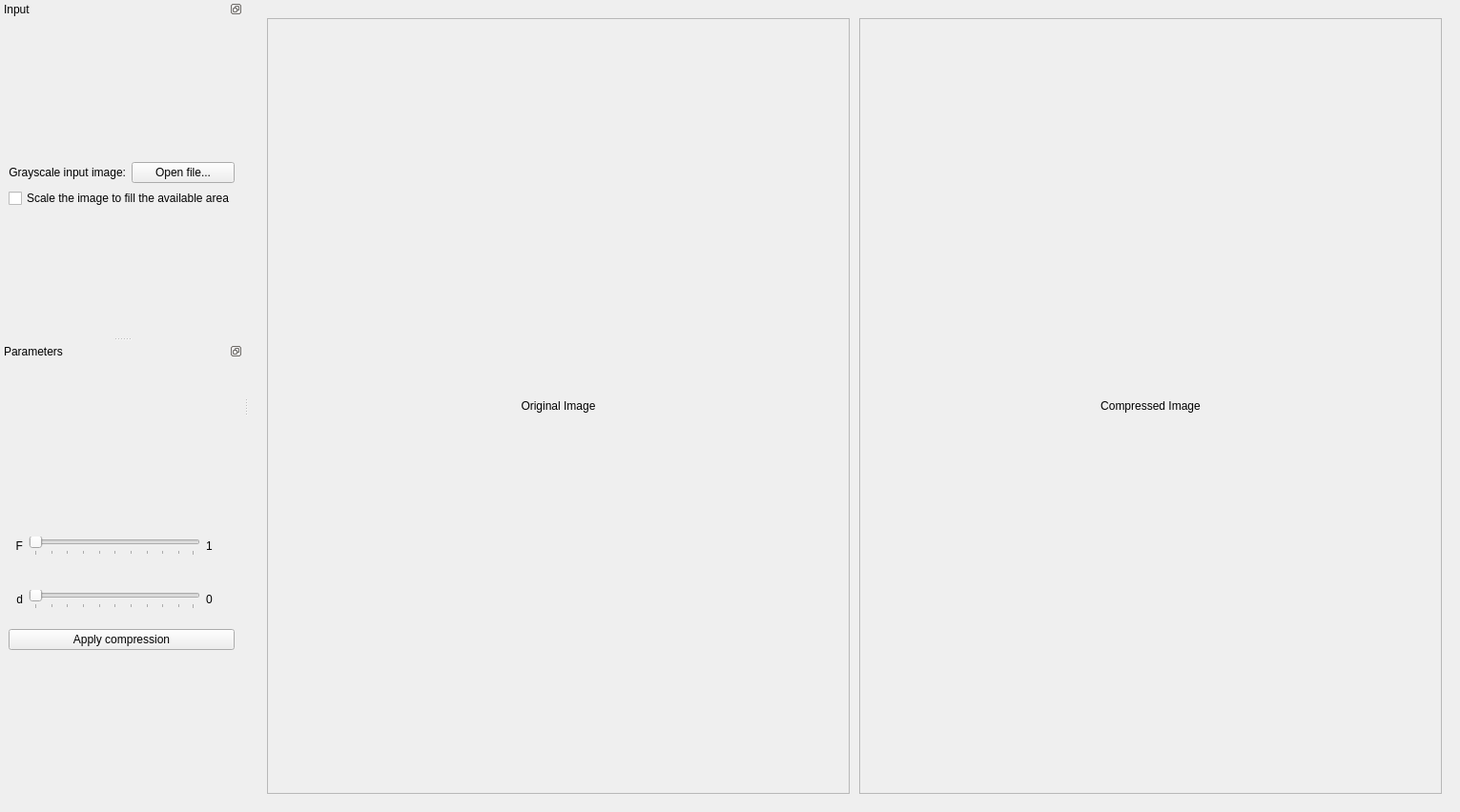
<?xml version="1.0" encoding="UTF-8"?>
<ui version="4.0">
 <class>MainWindow</class>
 <widget class="QMainWindow" name="MainWindow">
  <property name="geometry">
   <rect>
    <x>0</x>
    <y>0</y>
    <width>1531</width>
    <height>852</height>
   </rect>
  </property>
  <property name="windowTitle">
   <string>MainWindow</string>
  </property>
  <widget class="QWidget" name="mainView">
   <layout class="QHBoxLayout" name="horizontalLayout_3">
    <item>
     <layout class="QHBoxLayout" name="horizontalLayout" stretch="0,0">
      <property name="spacing">
       <number>10</number>
      </property>
      <property name="sizeConstraint">
       <enum>QLayout::SetMaximumSize</enum>
      </property>
      <property name="leftMargin">
       <number>10</number>
      </property>
      <property name="topMargin">
       <number>10</number>
      </property>
      <property name="rightMargin">
       <number>10</number>
      </property>
      <property name="bottomMargin">
       <number>10</number>
      </property>
      <item>
       <widget class="ResizableAspectRatioLabel" name="originalImage">
        <property name="sizePolicy">
         <sizepolicy hsizetype="Expanding" vsizetype="Expanding">
          <horstretch>1</horstretch>
          <verstretch>1</verstretch>
         </sizepolicy>
        </property>
        <property name="minimumSize">
         <size>
          <width>500</width>
          <height>0</height>
         </size>
        </property>
        <property name="frameShape">
         <enum>QFrame::StyledPanel</enum>
        </property>
        <property name="text">
         <string>Original Image</string>
        </property>
        <property name="textFormat">
         <enum>Qt::RichText</enum>
        </property>
        <property name="scaledContents">
         <bool>true</bool>
        </property>
        <property name="alignment">
         <set>Qt::AlignCenter</set>
        </property>
        <property name="margin">
         <number>10</number>
        </property>
       </widget>
      </item>
      <item>
       <widget class="ResizableAspectRatioLabel" name="compressedImage">
        <property name="sizePolicy">
         <sizepolicy hsizetype="Expanding" vsizetype="Expanding">
          <horstretch>1</horstretch>
          <verstretch>1</verstretch>
         </sizepolicy>
        </property>
        <property name="minimumSize">
         <size>
          <width>500</width>
          <height>0</height>
         </size>
        </property>
        <property name="frameShape">
         <enum>QFrame::StyledPanel</enum>
        </property>
        <property name="frameShadow">
         <enum>QFrame::Plain</enum>
        </property>
        <property name="text">
         <string>Compressed Image</string>
        </property>
        <property name="textFormat">
         <enum>Qt::RichText</enum>
        </property>
        <property name="alignment">
         <set>Qt::AlignCenter</set>
        </property>
        <property name="margin">
         <number>10</number>
        </property>
       </widget>
      </item>
     </layout>
    </item>
   </layout>
  </widget>
  <widget class="QDockWidget" name="inputDock">
   <property name="sizePolicy">
    <sizepolicy hsizetype="Preferred" vsizetype="Preferred">
     <horstretch>0</horstretch>
     <verstretch>1</verstretch>
    </sizepolicy>
   </property>
   <property name="features">
    <set>QDockWidget::DockWidgetFloatable|QDockWidget::DockWidgetMovable</set>
   </property>
   <property name="allowedAreas">
    <set>Qt::LeftDockWidgetArea|Qt::RightDockWidgetArea</set>
   </property>
   <property name="windowTitle">
    <string>Input</string>
   </property>
   <attribute name="dockWidgetArea">
    <number>1</number>
   </attribute>
   <widget class="QWidget" name="inputLayout">
    <layout class="QVBoxLayout" name="verticalLayout_3">
     <item>
      <spacer name="spacer_3">
       <property name="orientation">
        <enum>Qt::Vertical</enum>
       </property>
       <property name="sizeHint" stdset="0">
        <size>
         <width>20</width>
         <height>40</height>
        </size>
       </property>
      </spacer>
     </item>
     <item>
      <layout class="QHBoxLayout" name="horizontalLayout_2">
       <property name="topMargin">
        <number>15</number>
       </property>
       <item>
        <widget class="QLabel" name="label">
         <property name="text">
          <string>Grayscale input image:</string>
         </property>
         <property name="alignment">
          <set>Qt::AlignRight|Qt::AlignTrailing|Qt::AlignVCenter</set>
         </property>
        </widget>
       </item>
       <item>
        <widget class="QPushButton" name="openFile">
         <property name="text">
          <string>Open file...</string>
         </property>
        </widget>
       </item>
      </layout>
     </item>
     <item>
      <widget class="QCheckBox" name="scaleImage">
       <property name="text">
        <string>Scale the image to fill the available area</string>
       </property>
      </widget>
     </item>
     <item>
      <spacer name="spacer_4">
       <property name="orientation">
        <enum>Qt::Vertical</enum>
       </property>
       <property name="sizeHint" stdset="0">
        <size>
         <width>20</width>
         <height>40</height>
        </size>
       </property>
      </spacer>
     </item>
    </layout>
   </widget>
  </widget>
  <widget class="QDockWidget" name="controlsDock">
   <property name="sizePolicy">
    <sizepolicy hsizetype="Preferred" vsizetype="Preferred">
     <horstretch>0</horstretch>
     <verstretch>1</verstretch>
    </sizepolicy>
   </property>
   <property name="floating">
    <bool>false</bool>
   </property>
   <property name="features">
    <set>QDockWidget::DockWidgetFloatable|QDockWidget::DockWidgetMovable</set>
   </property>
   <property name="allowedAreas">
    <set>Qt::LeftDockWidgetArea|Qt::RightDockWidgetArea</set>
   </property>
   <property name="windowTitle">
    <string>Parameters</string>
   </property>
   <attribute name="dockWidgetArea">
    <number>1</number>
   </attribute>
   <widget class="QWidget" name="controlsLayout">
    <layout class="QVBoxLayout" name="verticalLayout">
     <item>
      <spacer name="spacer_2">
       <property name="orientation">
        <enum>Qt::Vertical</enum>
       </property>
       <property name="sizeHint" stdset="0">
        <size>
         <width>20</width>
         <height>40</height>
        </size>
       </property>
      </spacer>
     </item>
     <item>
      <layout class="QHBoxLayout" name="fSliderContainer">
       <property name="sizeConstraint">
        <enum>QLayout::SetMinimumSize</enum>
       </property>
       <property name="leftMargin">
        <number>0</number>
       </property>
       <property name="topMargin">
        <number>15</number>
       </property>
       <property name="rightMargin">
        <number>0</number>
       </property>
       <property name="bottomMargin">
        <number>15</number>
       </property>
       <item>
        <widget class="QLabel" name="fLabel">
         <property name="sizePolicy">
          <sizepolicy hsizetype="Fixed" vsizetype="Preferred">
           <horstretch>0</horstretch>
           <verstretch>0</verstretch>
          </sizepolicy>
         </property>
         <property name="minimumSize">
          <size>
           <width>15</width>
           <height>0</height>
          </size>
         </property>
         <property name="text">
          <string>F</string>
         </property>
         <property name="alignment">
          <set>Qt::AlignRight|Qt::AlignTrailing|Qt::AlignVCenter</set>
         </property>
        </widget>
       </item>
       <item>
        <widget class="QSlider" name="fSlider">
         <property name="enabled">
          <bool>false</bool>
         </property>
         <property name="sizePolicy">
          <sizepolicy hsizetype="MinimumExpanding" vsizetype="Fixed">
           <horstretch>0</horstretch>
           <verstretch>0</verstretch>
          </sizepolicy>
         </property>
         <property name="minimumSize">
          <size>
           <width>150</width>
           <height>0</height>
          </size>
         </property>
         <property name="minimum">
          <number>1</number>
         </property>
         <property name="maximum">
          <number>100</number>
         </property>
         <property name="orientation">
          <enum>Qt::Horizontal</enum>
         </property>
         <property name="tickPosition">
          <enum>QSlider::TicksBelow</enum>
         </property>
         <property name="tickInterval">
          <number>10</number>
         </property>
        </widget>
       </item>
       <item>
        <widget class="QLabel" name="fValue">
         <property name="sizePolicy">
          <sizepolicy hsizetype="Fixed" vsizetype="Preferred">
           <horstretch>0</horstretch>
           <verstretch>0</verstretch>
          </sizepolicy>
         </property>
         <property name="minimumSize">
          <size>
           <width>30</width>
           <height>0</height>
          </size>
         </property>
         <property name="text">
          <string>1</string>
         </property>
        </widget>
       </item>
      </layout>
     </item>
     <item>
      <layout class="QHBoxLayout" name="dSliderContainer" stretch="0,0,0">
       <property name="sizeConstraint">
        <enum>QLayout::SetMinimumSize</enum>
       </property>
       <property name="leftMargin">
        <number>0</number>
       </property>
       <property name="topMargin">
        <number>15</number>
       </property>
       <property name="rightMargin">
        <number>0</number>
       </property>
       <property name="bottomMargin">
        <number>15</number>
       </property>
       <item>
        <widget class="QLabel" name="dLabel">
         <property name="sizePolicy">
          <sizepolicy hsizetype="Fixed" vsizetype="Preferred">
           <horstretch>0</horstretch>
           <verstretch>0</verstretch>
          </sizepolicy>
         </property>
         <property name="minimumSize">
          <size>
           <width>15</width>
           <height>0</height>
          </size>
         </property>
         <property name="frameShape">
          <enum>QFrame::NoFrame</enum>
         </property>
         <property name="midLineWidth">
          <number>0</number>
         </property>
         <property name="text">
          <string>d</string>
         </property>
         <property name="alignment">
          <set>Qt::AlignRight|Qt::AlignTrailing|Qt::AlignVCenter</set>
         </property>
        </widget>
       </item>
       <item>
        <widget class="QSlider" name="dSlider">
         <property name="enabled">
          <bool>false</bool>
         </property>
         <property name="sizePolicy">
          <sizepolicy hsizetype="MinimumExpanding" vsizetype="Fixed">
           <horstretch>0</horstretch>
           <verstretch>0</verstretch>
          </sizepolicy>
         </property>
         <property name="minimumSize">
          <size>
           <width>150</width>
           <height>0</height>
          </size>
         </property>
         <property name="minimum">
          <number>0</number>
         </property>
         <property name="orientation">
          <enum>Qt::Horizontal</enum>
         </property>
         <property name="tickPosition">
          <enum>QSlider::TicksBelow</enum>
         </property>
         <property name="tickInterval">
          <number>10</number>
         </property>
        </widget>
       </item>
       <item>
        <widget class="QLabel" name="dValue">
         <property name="sizePolicy">
          <sizepolicy hsizetype="Fixed" vsizetype="Preferred">
           <horstretch>0</horstretch>
           <verstretch>0</verstretch>
          </sizepolicy>
         </property>
         <property name="minimumSize">
          <size>
           <width>30</width>
           <height>0</height>
          </size>
         </property>
         <property name="text">
          <string>0</string>
         </property>
        </widget>
       </item>
      </layout>
     </item>
     <item>
      <widget class="QPushButton" name="applyButton">
       <property name="sizePolicy">
        <sizepolicy hsizetype="MinimumExpanding" vsizetype="Fixed">
         <horstretch>0</horstretch>
         <verstretch>0</verstretch>
        </sizepolicy>
       </property>
       <property name="baseSize">
        <size>
         <width>0</width>
         <height>0</height>
        </size>
       </property>
       <property name="text">
        <string>Apply compression</string>
       </property>
       <property name="checkable">
        <bool>false</bool>
       </property>
       <property name="flat">
        <bool>false</bool>
       </property>
      </widget>
     </item>
     <item>
      <spacer name="spacer">
       <property name="orientation">
        <enum>Qt::Vertical</enum>
       </property>
       <property name="sizeHint" stdset="0">
        <size>
         <width>20</width>
         <height>40</height>
        </size>
       </property>
      </spacer>
     </item>
    </layout>
   </widget>
  </widget>
  <action name="action_Open_file">
   <property name="text">
    <string>&amp;Open file...</string>
   </property>
   <property name="shortcut">
    <string>Ctrl+O</string>
   </property>
  </action>
  <action name="action_View_Controls">
   <property name="text">
    <string>Controls</string>
   </property>
  </action>
 </widget>
 <customwidgets>
  <customwidget>
   <class>ResizableAspectRatioLabel</class>
   <extends>QLabel</extends>
   <header>widgets.resizable_aspect_ratio_label.h</header>
  </customwidget>
 </customwidgets>
 <resources/>
 <connections/>
</ui>
